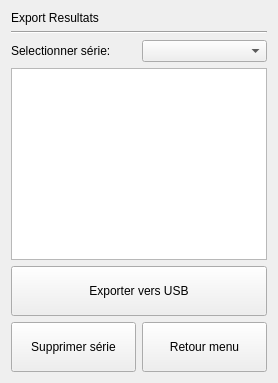
      <widget class="QWidget" name="Menu_export_resultats">
       <layout class="QGridLayout" name="gridLayout_11">
        <item row="0" column="0" colspan="2">
         <widget class="QLabel" name="label_8">
          <property name="text">
           <string>Export Resultats</string>
          </property>
         </widget>
        </item>
        <item row="6" column="0">
         <widget class="QPushButton" name="supprimerSerie">
          <property name="minimumSize">
           <size>
            <width>0</width>
            <height>50</height>
           </size>
          </property>
          <property name="text">
           <string>Supprimer série</string>
          </property>
         </widget>
        </item>
        <item row="6" column="1">
         <widget class="QPushButton" name="retourMenuResultats">
          <property name="minimumSize">
           <size>
            <width>0</width>
            <height>50</height>
           </size>
          </property>
          <property name="text">
           <string>Retour menu</string>
          </property>
         </widget>
        </item>
        <item row="5" column="0" colspan="2">
         <widget class="QPushButton" name="exportUSB">
          <property name="minimumSize">
           <size>
            <width>0</width>
            <height>50</height>
           </size>
          </property>
          <property name="maximumSize">
           <size>
            <width>16777215</width>
            <height>100</height>
           </size>
          </property>
          <property name="text">
           <string>Exporter vers USB</string>
          </property>
         </widget>
        </item>
        <item row="2" column="1">
         <widget class="QComboBox" name="listeSeries"/>
        </item>
        <item row="2" column="0">
         <widget class="QLabel" name="label_16">
          <property name="text">
           <string>Selectionner série:</string>
          </property>
         </widget>
        </item>
        <item row="3" column="0" colspan="2">
         <widget class="QTableView" name="infoSerie"/>
        </item>
        <item row="1" column="0" colspan="2">
         <widget class="Line" name="line_11">
          <property name="orientation">
           <enum>Qt::Horizontal</enum>
          </property>
         </widget>
        </item>
       </layout>
      </widget>
